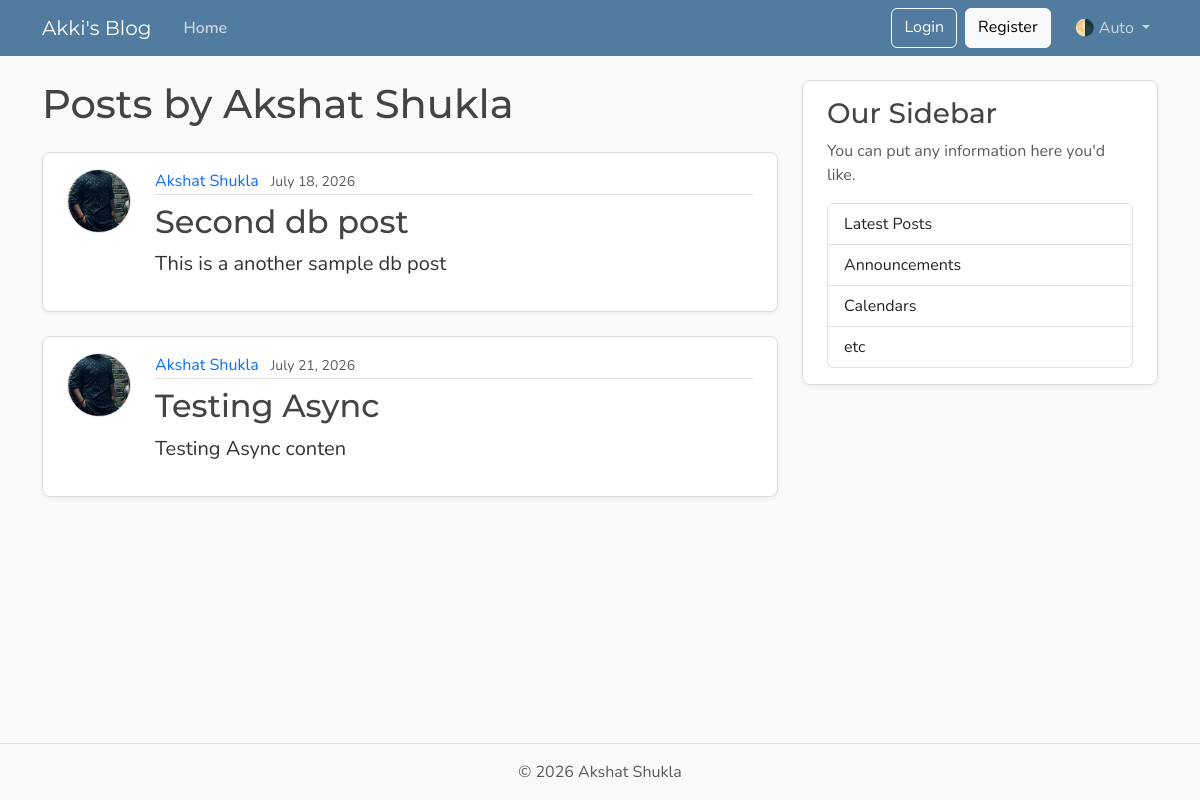
The page /users/1/posts on the database its author committed.
### models.py (models this page shows, shortened)
class User(Base):
    __tablename__ = "users"
    id: Mapped[int] = mapped_column(Integer, primary_key=True, index=True)
    username: Mapped[str] = mapped_column(String(50), unique=True, nullable=False)
    email: Mapped[str] = mapped_column(String(120), unique=True, nullable=False)
    image_file: Mapped[str | None] = mapped_column(
        String(200),
        nullable=True,
        default=None,
    )
    posts: Mapped[list[Post]] = relationship(back_populates="author",cascade="all,delete-orphan",
    )

class Post(Base):
    __tablename__ = "posts"
    id: Mapped[int] = mapped_column(Integer, primary_key=True, index=True)
    title: Mapped[str] = mapped_column(String(100), nullable=False)
    content: Mapped[str] = mapped_column(Text, nullable=False)
    user_id: Mapped[int] = mapped_column(
        ForeignKey("users.id"),
        nullable=False,
        index=True,
    )
    date_posted: Mapped[datetime] = mapped_column(
        DateTime(timezone=True),
        default=lambda: datetime.now(UTC),
    )
    author: Mapped[User] = relationship(back_populates="posts")

### main.py (the view)
@app.get("/users/{user_id}/posts", include_in_schema=False, name="user_posts")
async def user_posts_page(
    request: Request,
    user_id: int,
    db: Annotated[AsyncSession, Depends(get_db)],
):
    result = await db.execute(select(models.User).where(models.User.id == user_id))
    user = result.scalars().first()
    if not user:
        raise HTTPException(
            status_code=status.HTTP_404_NOT_FOUND,
            detail="User not found",
        )
    result = await db.execute(
        select(models.Post)
        .options(selectinload(models.Post.author))
        .where(models.Post.user_id == user_id),
    )
    posts = result.scalars().all()
    return templates.TemplateResponse(
        request,
        "user_posts.html",
        {"posts": posts, "user": user, "title": f"{user.username}'s Posts"},
    )

### templates/user_posts.html
{% extends "layout.html" %}
{% block content %}
    <h1 class="mb-4">Posts by {{ user.username }}</h1>
    {% for post in posts %}
        <article class="content-section py-3 px-4 mb-4">
            <div class="d-flex align-items-start gap-4">
                <img class="rounded-circle article-img flex-shrink-0"
                     src="{{ post.author.image_path }}"
                     alt="{{ post.author.username }}'s profile picture"
                     width="64"
                     height="64"
                     loading="lazy">
                <div class="flex-grow-1">
                    <div class="article-metadata mb-2">
                        <a class="me-2"
                           href="{{ url_for('user_posts', user_id=post.author.id) }}">{{ post.author.username }}</a>
                        <small class="text-body-secondary">{{ post.date_posted.strftime("%B %d, %Y") }}</small>
                    </div>
                    <h2>
                        <a class="article-title"
                           href="{{ url_for('post_page', post_id=post.id) }}">{{ post.title }}</a>
                    </h2>
                    <p class="article-content">{{ post.content }}</p>
                </div>
            </div>
        </article>
    {% else %}
        <p class="text-body-secondary">No posts by this user yet.</p>
    {% endfor %}
{% endblock content %}

### static/css/main.css (style rules this page uses)
:root { --font-heading: "Montserrat", system-ui, -apple-system, BlinkMacSystemFont, sans-serif; --font-body: "Nunito", system-ui, -apple-system, BlinkMacSystemFont, sans-serif; --color-bg-body: #fafafa; --color-bg-content: #ffffff; --color-text-primary: #333333; --color-text-heading: #444444; --color-steel: #527c9f; --color-nav-link: #cbd5db; --color-nav-link-hover: #ffffff; --color-link-hover: #428bca; --color-border: #dddddd; --color-border-light: #e3e3e3; --spacing-xl: 5rem; --article-img-size: 4rem; --account-img-size: 7.813rem; }
body { font-family: var(--font-body); background: var(--color-bg-body); color: var(--color-text-primary); }
h1, h2, h3, h4, h5, h6 { font-family: var(--font-heading); color: var(--color-text-heading); }
a { text-decoration: none; }
.content-section { background: var(--color-bg-content); border: 1px solid var(--color-border); border-radius: 0.5rem; box-shadow: 0 2px 4px rgba(15, 23, 42, 0.05); transition: box-shadow 0.15s ease, transform 0.15s ease, border-color 0.15s ease; }
.article-title { color: var(--color-text-heading); transition: color 0.2s ease-in-out; }
.article-content { white-space: pre-line; font-size: 1.25rem; }
.article-img { height: var(--article-img-size); width: var(--article-img-size); flex-shrink: 0; object-fit: cover; border: 1px solid var(--color-border-light); box-shadow: 0 0 0 2px var(--color-bg-content); }
.article-metadata { padding-bottom: 0.063rem; border-bottom: 1px solid var(--color-border-light); }
.article-metadata a { transition: color 0.2s ease-in-out; }

### rows shown on the page
User: username "Akshat Shukla"
Post: author.image_path (picture), author.username "Akshat Shukla", date_posted "July 18, 2026", title "Second db post", content "This is a another sample db post"
Post: author.image_path (picture), author.username "Akshat Shukla", date_posted "July 21, 2026", title "Testing Async", content "Testing Async conten"
